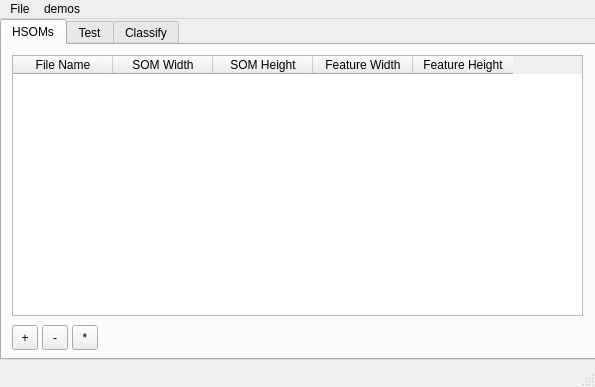
<?xml version="1.0" encoding="UTF-8"?>
<ui version="4.0">
 <class>MainWindow</class>
 <widget class="QMainWindow" name="MainWindow">
  <property name="geometry">
   <rect>
    <x>0</x>
    <y>0</y>
    <width>595</width>
    <height>387</height>
   </rect>
  </property>
  <property name="windowTitle">
   <string>Urania</string>
  </property>
  <widget class="QWidget" name="centralWidget">
   <widget class="QTabWidget" name="tabWidget">
    <property name="geometry">
     <rect>
      <x>0</x>
      <y>0</y>
      <width>596</width>
      <height>341</height>
     </rect>
    </property>
    <property name="currentIndex">
     <number>0</number>
    </property>
    <widget class="QWidget" name="hsomsTab">
     <property name="focusPolicy">
      <enum>Qt::NoFocus</enum>
     </property>
     <attribute name="title">
      <string>HSOMs</string>
     </attribute>
     <widget class="QTableWidget" name="musesTable">
      <property name="geometry">
       <rect>
        <x>10</x>
        <y>10</y>
        <width>571</width>
        <height>261</height>
       </rect>
      </property>
      <property name="selectionMode">
       <enum>QAbstractItemView::ContiguousSelection</enum>
      </property>
      <property name="selectionBehavior">
       <enum>QAbstractItemView::SelectRows</enum>
      </property>
      <attribute name="horizontalHeaderDefaultSectionSize">
       <number>100</number>
      </attribute>
      <attribute name="horizontalHeaderMinimumSectionSize">
       <number>25</number>
      </attribute>
      <column>
       <property name="text">
        <string>File Name</string>
       </property>
      </column>
      <column>
       <property name="text">
        <string>SOM Width</string>
       </property>
      </column>
      <column>
       <property name="text">
        <string>SOM Height</string>
       </property>
      </column>
      <column>
       <property name="text">
        <string>Feature Width</string>
       </property>
      </column>
      <column>
       <property name="text">
        <string>Feature Height</string>
       </property>
      </column>
     </widget>
     <widget class="QToolButton" name="addBtn">
      <property name="geometry">
       <rect>
        <x>10</x>
        <y>280</y>
        <width>26</width>
        <height>25</height>
       </rect>
      </property>
      <property name="text">
       <string>+</string>
      </property>
     </widget>
     <widget class="QToolButton" name="remBtn">
      <property name="geometry">
       <rect>
        <x>40</x>
        <y>280</y>
        <width>26</width>
        <height>25</height>
       </rect>
      </property>
      <property name="text">
       <string>-</string>
      </property>
     </widget>
     <widget class="QToolButton" name="newBtn">
      <property name="geometry">
       <rect>
        <x>70</x>
        <y>280</y>
        <width>26</width>
        <height>25</height>
       </rect>
      </property>
      <property name="text">
       <string>*</string>
      </property>
     </widget>
    </widget>
    <widget class="QWidget" name="testTab">
     <attribute name="title">
      <string>Test</string>
     </attribute>
     <widget class="QLabel" name="label_13">
      <property name="geometry">
       <rect>
        <x>10</x>
        <y>10</y>
        <width>111</width>
        <height>21</height>
       </rect>
      </property>
      <property name="text">
       <string>Training Directory:</string>
      </property>
      <property name="alignment">
       <set>Qt::AlignRight|Qt::AlignTrailing|Qt::AlignVCenter</set>
      </property>
     </widget>
     <widget class="QToolButton" name="testDirBrowseBtn">
      <property name="geometry">
       <rect>
        <x>560</x>
        <y>10</y>
        <width>25</width>
        <height>21</height>
       </rect>
      </property>
      <property name="text">
       <string>...</string>
      </property>
     </widget>
     <widget class="QLineEdit" name="testDirTextBox">
      <property name="geometry">
       <rect>
        <x>130</x>
        <y>10</y>
        <width>421</width>
        <height>21</height>
       </rect>
      </property>
      <property name="text">
       <string>/data/suspect_library/small_test</string>
      </property>
     </widget>
     <widget class="QPushButton" name="testBtn">
      <property name="geometry">
       <rect>
        <x>40</x>
        <y>285</y>
        <width>51</width>
        <height>21</height>
       </rect>
      </property>
      <property name="text">
       <string>Test!</string>
      </property>
     </widget>
     <widget class="QLabel" name="label_14">
      <property name="geometry">
       <rect>
        <x>10</x>
        <y>46</y>
        <width>111</width>
        <height>20</height>
       </rect>
      </property>
      <property name="layoutDirection">
       <enum>Qt::LeftToRight</enum>
      </property>
      <property name="text">
       <string>Direct Hit %:</string>
      </property>
      <property name="alignment">
       <set>Qt::AlignCenter</set>
      </property>
     </widget>
     <widget class="QLineEdit" name="testHitTextBox">
      <property name="geometry">
       <rect>
        <x>40</x>
        <y>70</y>
        <width>51</width>
        <height>21</height>
       </rect>
      </property>
      <property name="readOnly">
       <bool>true</bool>
      </property>
     </widget>
     <widget class="QLineEdit" name="testMissTextBox">
      <property name="geometry">
       <rect>
        <x>40</x>
        <y>180</y>
        <width>51</width>
        <height>21</height>
       </rect>
      </property>
      <property name="readOnly">
       <bool>true</bool>
      </property>
     </widget>
     <widget class="QLabel" name="label_15">
      <property name="geometry">
       <rect>
        <x>10</x>
        <y>155</y>
        <width>111</width>
        <height>21</height>
       </rect>
      </property>
      <property name="layoutDirection">
       <enum>Qt::LeftToRight</enum>
      </property>
      <property name="text">
       <string>Wide Miss %:</string>
      </property>
      <property name="alignment">
       <set>Qt::AlignCenter</set>
      </property>
     </widget>
     <widget class="QLineEdit" name="testNearTextBox">
      <property name="geometry">
       <rect>
        <x>40</x>
        <y>125</y>
        <width>51</width>
        <height>21</height>
       </rect>
      </property>
      <property name="readOnly">
       <bool>true</bool>
      </property>
     </widget>
     <widget class="QLabel" name="label_16">
      <property name="geometry">
       <rect>
        <x>10</x>
        <y>100</y>
        <width>111</width>
        <height>21</height>
       </rect>
      </property>
      <property name="layoutDirection">
       <enum>Qt::LeftToRight</enum>
      </property>
      <property name="text">
       <string>Near Miss %:</string>
      </property>
      <property name="alignment">
       <set>Qt::AlignCenter</set>
      </property>
     </widget>
     <widget class="QTextEdit" name="testDetailsTextBox">
      <property name="geometry">
       <rect>
        <x>130</x>
        <y>40</y>
        <width>456</width>
        <height>266</height>
       </rect>
      </property>
      <property name="styleSheet">
       <string notr="true">font: 10pt &quot;Monospace&quot;;</string>
      </property>
      <property name="readOnly">
       <bool>true</bool>
      </property>
     </widget>
    </widget>
    <widget class="QWidget" name="classifyTab">
     <attribute name="title">
      <string>Classify</string>
     </attribute>
     <widget class="QLineEdit" name="classifyDirTextBox">
      <property name="geometry">
       <rect>
        <x>130</x>
        <y>10</y>
        <width>421</width>
        <height>21</height>
       </rect>
      </property>
      <property name="text">
       <string>/data/suspect_library/test_sets/SetA</string>
      </property>
     </widget>
     <widget class="QLabel" name="label_17">
      <property name="geometry">
       <rect>
        <x>10</x>
        <y>10</y>
        <width>111</width>
        <height>21</height>
       </rect>
      </property>
      <property name="text">
       <string>Target Directory:</string>
      </property>
      <property name="alignment">
       <set>Qt::AlignRight|Qt::AlignTrailing|Qt::AlignVCenter</set>
      </property>
     </widget>
     <widget class="QToolButton" name="classifyDirBrowseBtn">
      <property name="geometry">
       <rect>
        <x>560</x>
        <y>10</y>
        <width>25</width>
        <height>21</height>
       </rect>
      </property>
      <property name="text">
       <string>...</string>
      </property>
     </widget>
     <widget class="QGraphicsView" name="classifyThumbGraphicsView">
      <property name="geometry">
       <rect>
        <x>10</x>
        <y>40</y>
        <width>291</width>
        <height>141</height>
       </rect>
      </property>
     </widget>
     <widget class="QTextEdit" name="classifyVoteTextBox">
      <property name="geometry">
       <rect>
        <x>10</x>
        <y>190</y>
        <width>291</width>
        <height>111</height>
       </rect>
      </property>
      <property name="readOnly">
       <bool>true</bool>
      </property>
     </widget>
     <widget class="QTreeView" name="classifyDirTreeView">
      <property name="geometry">
       <rect>
        <x>310</x>
        <y>40</y>
        <width>271</width>
        <height>261</height>
       </rect>
      </property>
      <property name="editTriggers">
       <set>QAbstractItemView::NoEditTriggers</set>
      </property>
      <property name="iconSize">
       <size>
        <width>0</width>
        <height>0</height>
       </size>
      </property>
      <property name="textElideMode">
       <enum>Qt::ElideNone</enum>
      </property>
     </widget>
    </widget>
   </widget>
  </widget>
  <widget class="QMenuBar" name="menuBar">
   <property name="geometry">
    <rect>
     <x>0</x>
     <y>0</y>
     <width>595</width>
     <height>28</height>
    </rect>
   </property>
   <widget class="QMenu" name="menuFile">
    <property name="title">
     <string>File</string>
    </property>
    <addaction name="actionOpen"/>
    <addaction name="actionNew_HSOM"/>
    <addaction name="actionRemove_HSOM"/>
   </widget>
   <widget class="QMenu" name="menuDemos">
    <property name="title">
     <string>demos</string>
    </property>
    <addaction name="actionRect_tester"/>
   </widget>
   <addaction name="menuFile"/>
   <addaction name="menuDemos"/>
  </widget>
  <widget class="QStatusBar" name="statusBar"/>
  <action name="actionSave_As">
   <property name="text">
    <string>Save HSOM As</string>
   </property>
  </action>
  <action name="actionSave">
   <property name="text">
    <string>Save HSOM</string>
   </property>
  </action>
  <action name="actionOpen">
   <property name="text">
    <string>Open HSOM</string>
   </property>
  </action>
  <action name="actionNew_HSOM">
   <property name="text">
    <string>New HSOM</string>
   </property>
  </action>
  <action name="actionRemove_HSOM">
   <property name="text">
    <string>Remove HSOM</string>
   </property>
  </action>
  <action name="actionRect_tester">
   <property name="text">
    <string>rect tester</string>
   </property>
  </action>
 </widget>
 <layoutdefault spacing="6" margin="11"/>
 <tabstops>
  <tabstop>tabWidget</tabstop>
  <tabstop>testDirTextBox</tabstop>
  <tabstop>testDirBrowseBtn</tabstop>
  <tabstop>testBtn</tabstop>
  <tabstop>testDetailsTextBox</tabstop>
  <tabstop>testHitTextBox</tabstop>
  <tabstop>testNearTextBox</tabstop>
  <tabstop>testMissTextBox</tabstop>
  <tabstop>classifyDirTextBox</tabstop>
  <tabstop>classifyDirBrowseBtn</tabstop>
  <tabstop>classifyThumbGraphicsView</tabstop>
  <tabstop>classifyVoteTextBox</tabstop>
  <tabstop>classifyDirTreeView</tabstop>
 </tabstops>
 <resources/>
 <connections/>
</ui>
